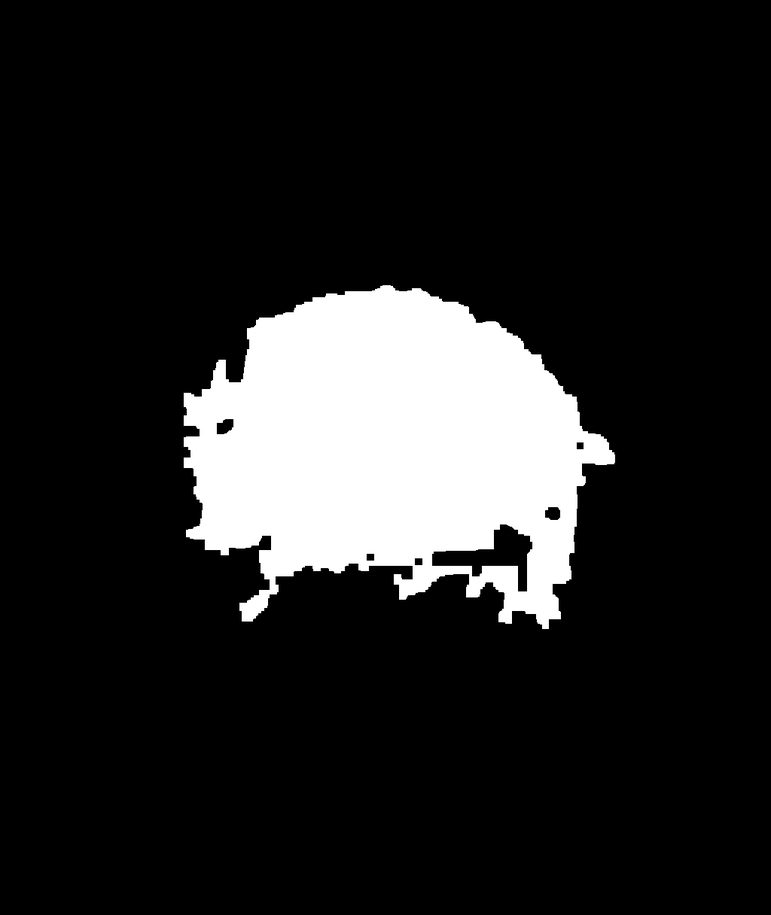
#> input picture Segmentation/V1.0 (removed background)/masks/001.png, 771 x 915 px, shrunk from 1024 x 1216 before the run, found by its file name
$ python show_mask.py
#> lines starting #> are read from the running program, lines starting #| are printed output that depends on the picture; after the words box and inside, x2 and y2 are one past the last pixel; in counts of white or black regions, pixels touching at a corner belong together
import matplotlib.pyplot as plt
import cv2 # or use PIL
import numpy as np

# Load your mask (ensure it is loaded in grayscale mode)
mask = cv2.imread('./masks/001.png', 0)
#> mask is the input picture: shape (915, 771); min 0, max 255, mean 34.7

# Plot it
plt.imshow(mask)
plt.colorbar() # Shows which color corresponds to 0, 1, 2
plt.show()
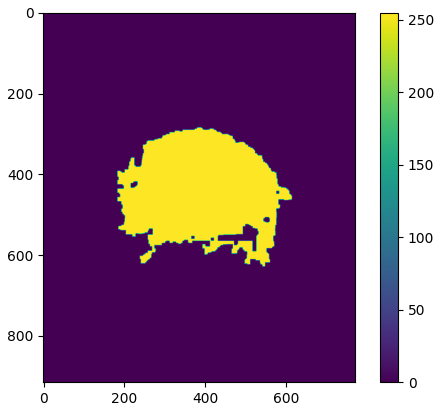
#> figure drawn by matplotlib, 2 panels

$ run again, with Segmentation/V1.0 (removed background)/masks/002.png copied over Segmentation/V1.0 (removed background)/masks/001.png
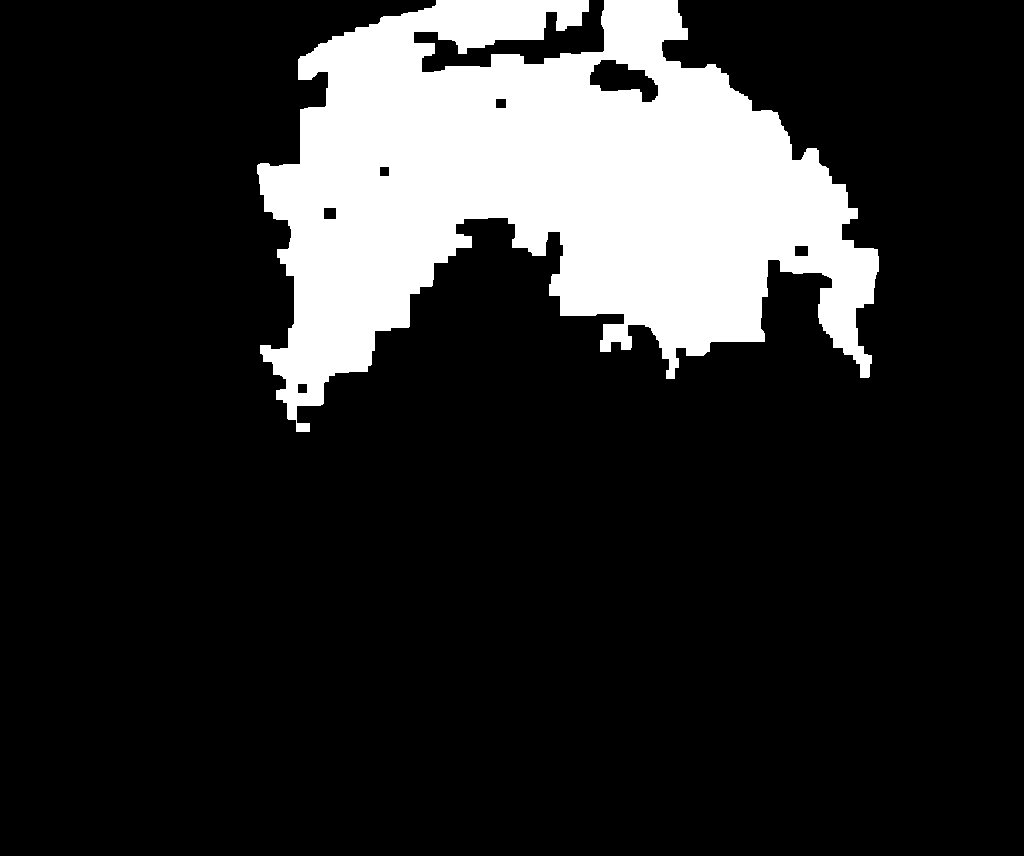
#> input picture Segmentation/V1.0 (removed background)/masks/002.png, 1024 x 856 px, found by its file name
#> mask: shape (856, 1024); 16.8% white; 1 white region, box (x1, y1, x2, y2) and area: (257, 0, 879, 432) 147653
#> `plt.show()`:
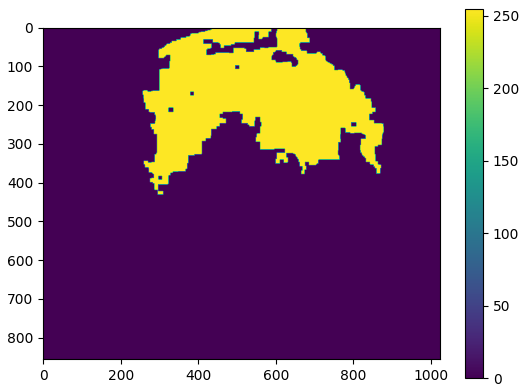
#> figure drawn by matplotlib, 2 panels

$ run again, with Segmentation/V1.0 (removed background)/masks/003.png copied over Segmentation/V1.0 (removed background)/masks/001.png
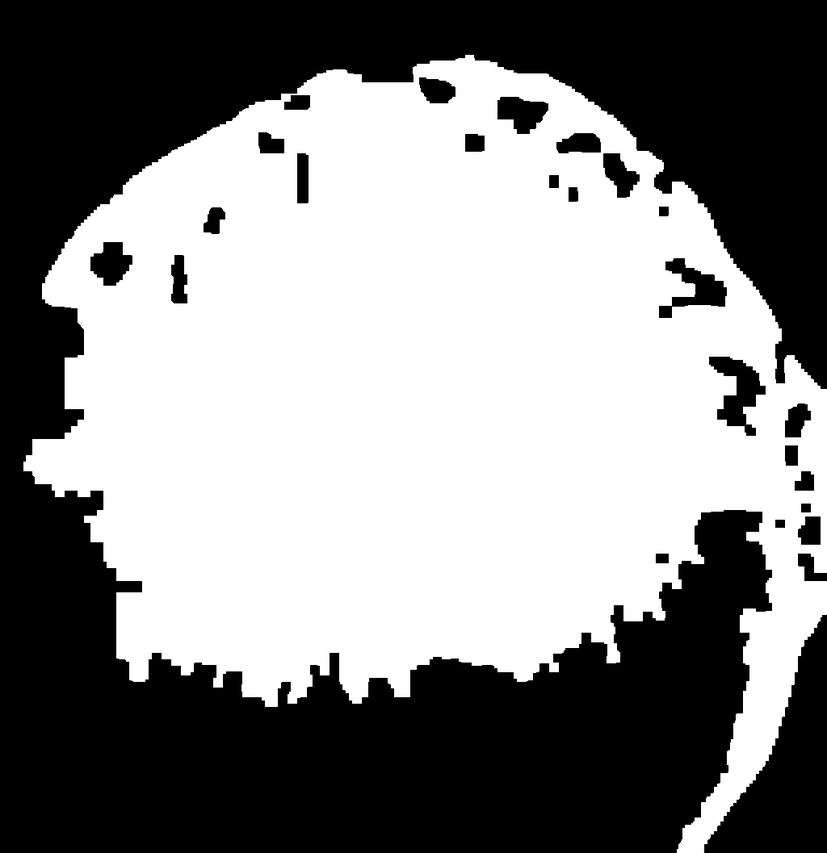
#> input picture Segmentation/V1.0 (removed background)/masks/003.png, 827 x 853 px, shrunk from 1024 x 1057 before the run, found by its file name
#> mask is the input picture: shape (853, 827); min 0, max 255, mean 133.6
#> `plt.show()`:
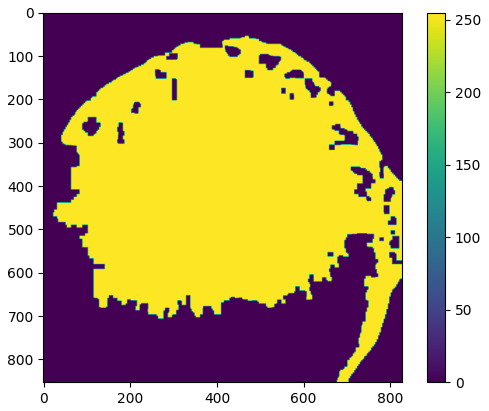
#> figure drawn by matplotlib, 2 panels

$ run again, with Segmentation/V1.0 (removed background)/masks/010.png copied over Segmentation/V1.0 (removed background)/masks/001.png
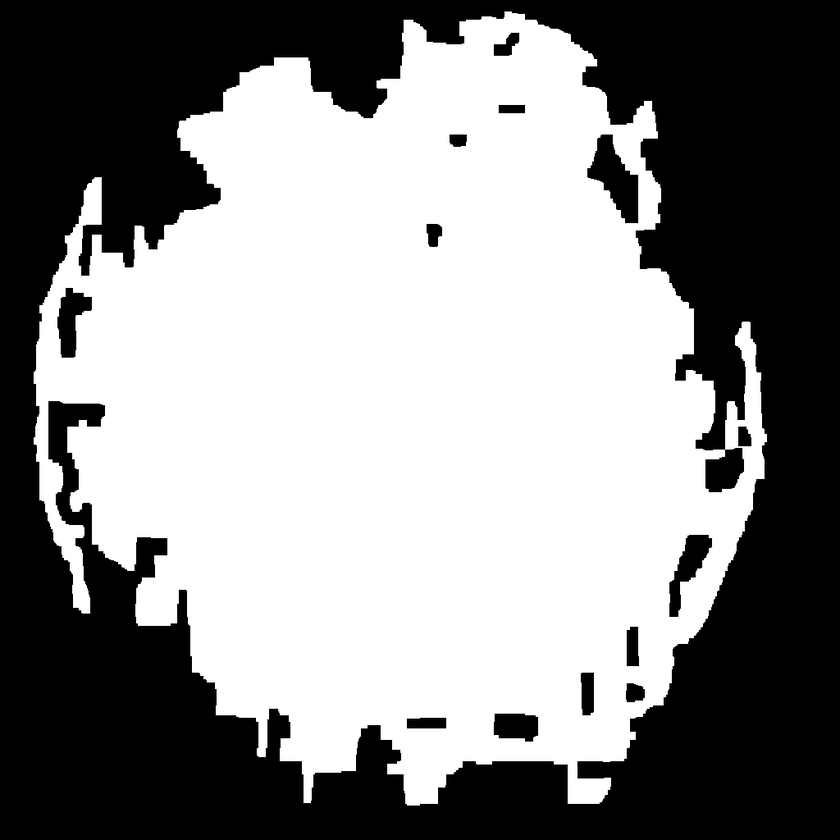
#> input picture Segmentation/V1.0 (removed background)/masks/010.png, 840 x 840 px, shrunk from 1024 x 1024 before the run, found by its file name
#> mask is the input picture: shape (840, 840); min 0, max 255, mean 137.7
#> `plt.show()`:
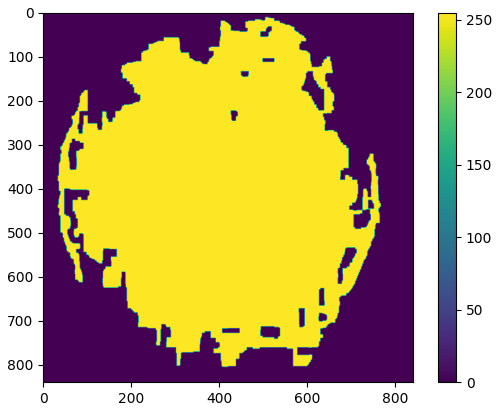
#> figure drawn by matplotlib, 2 panels
